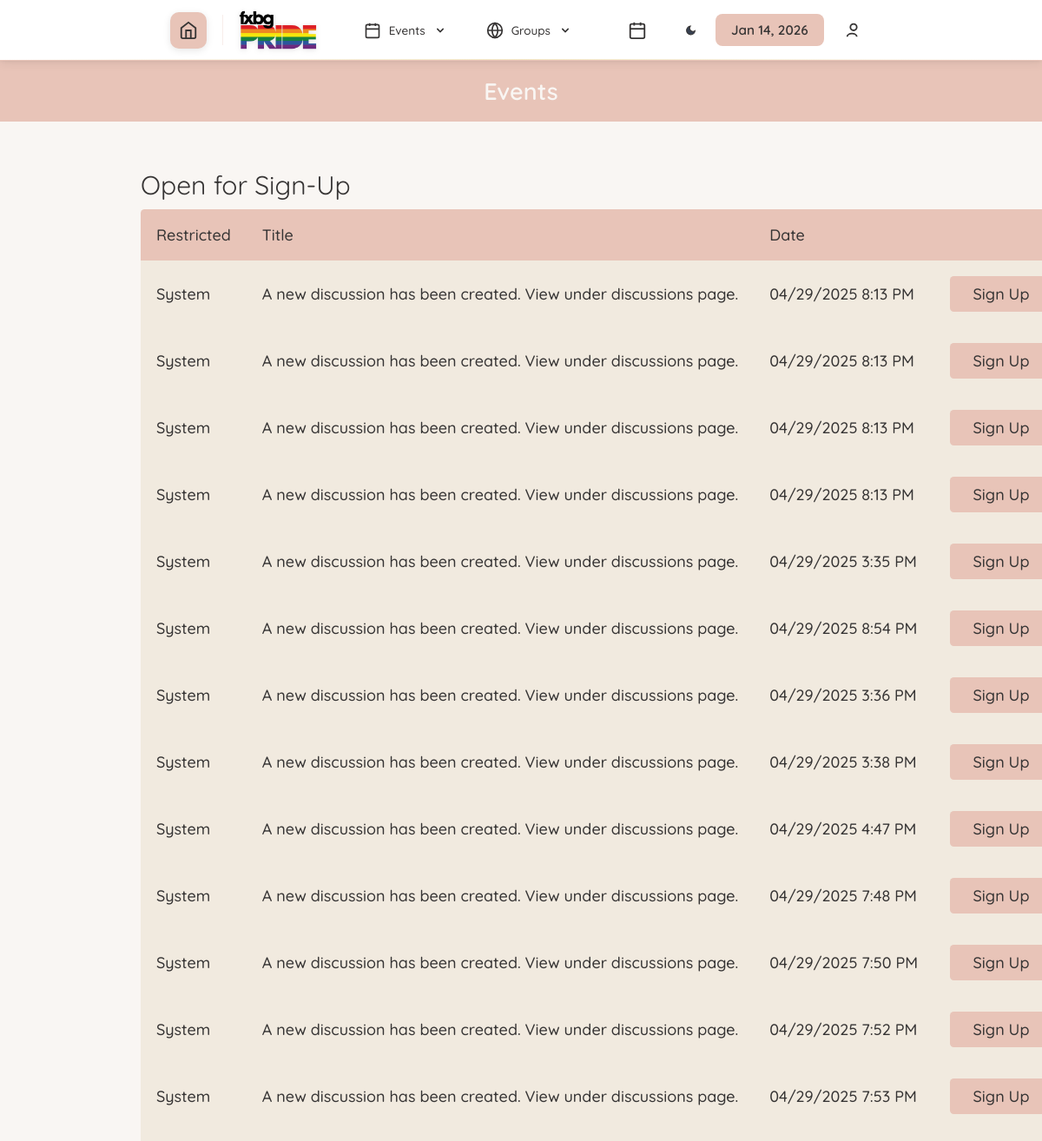
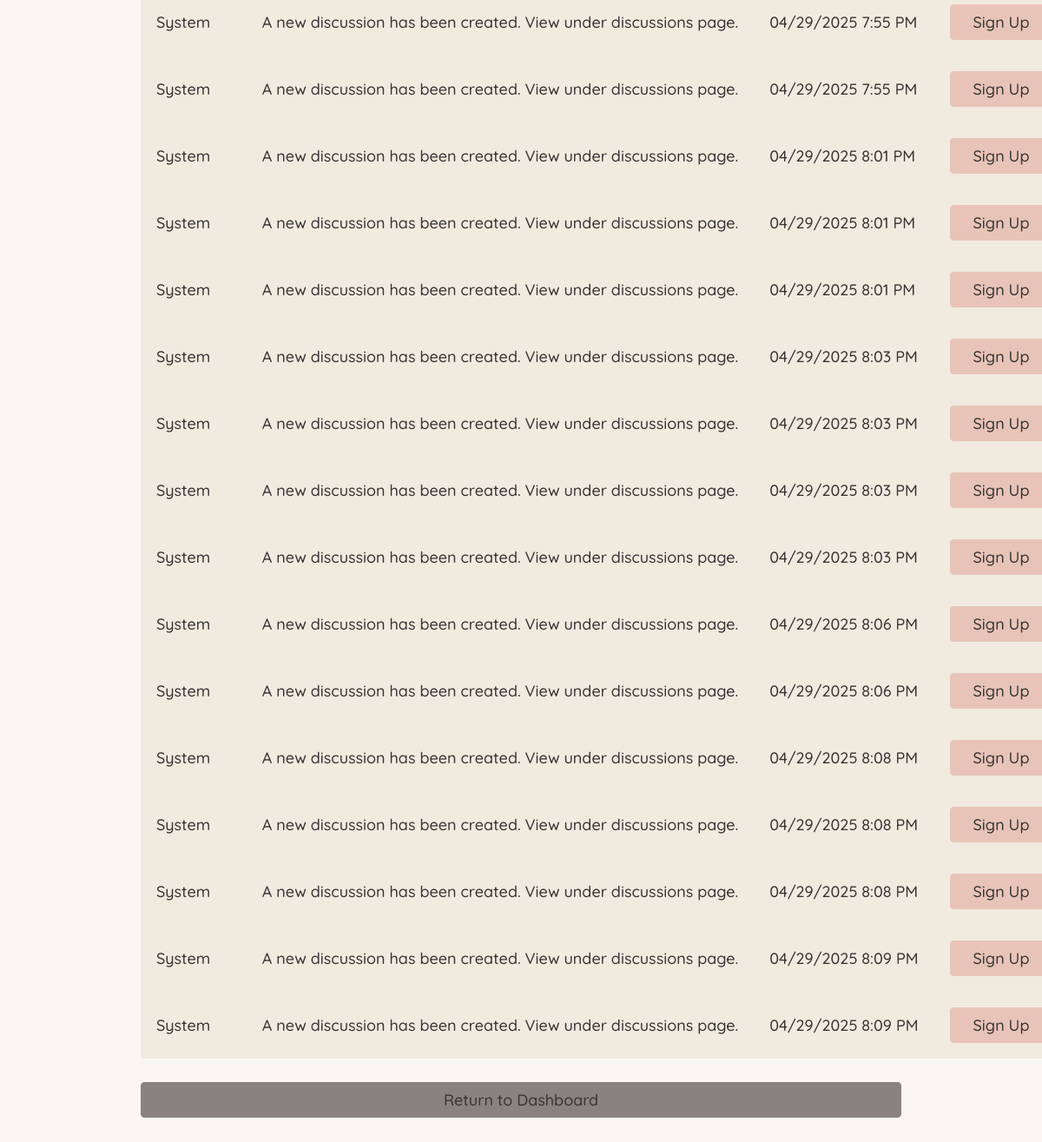
Page /viewEventsForSignUp.php (signed in) on the earlier database version (2 pictures, top to bottom).
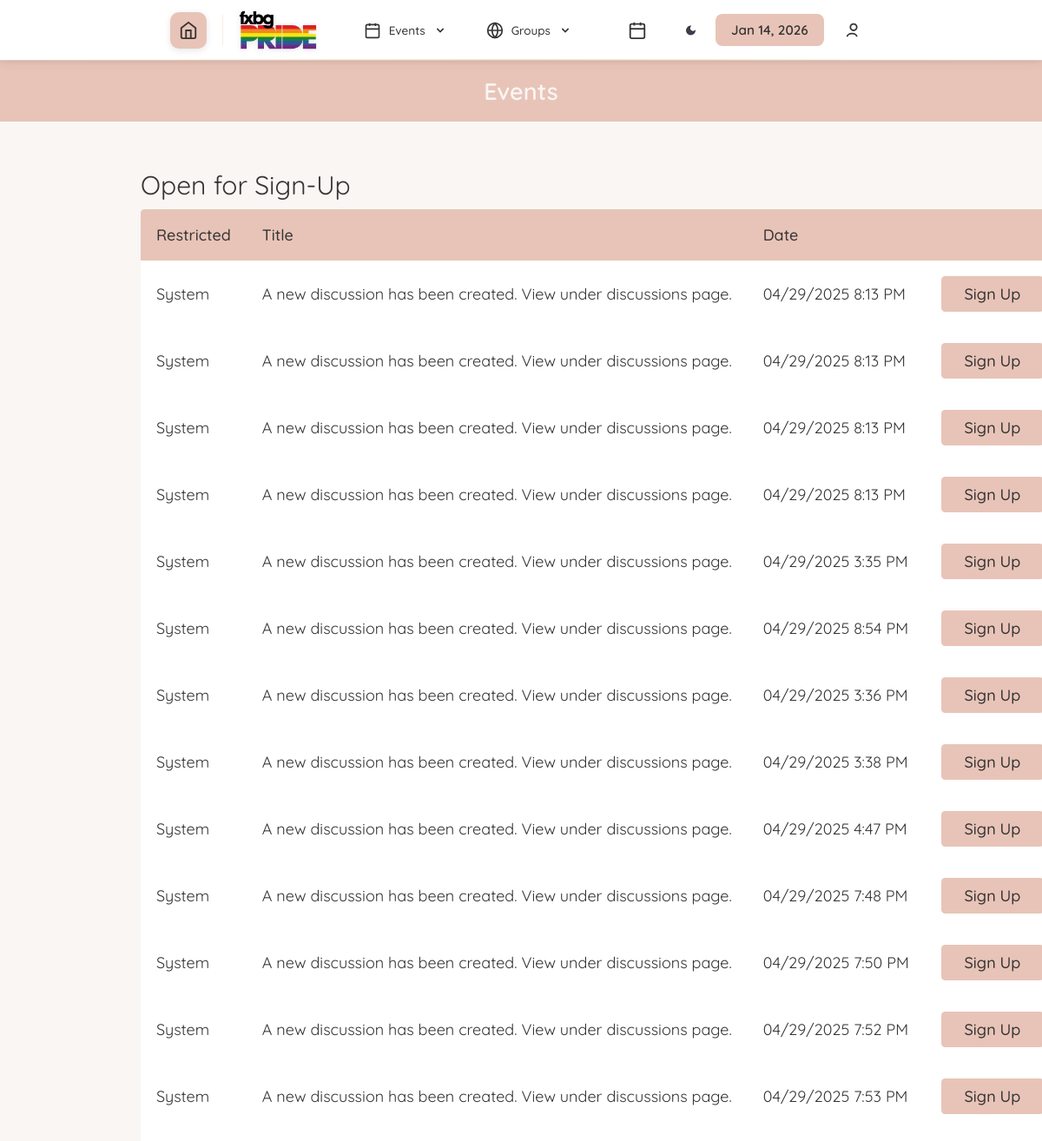
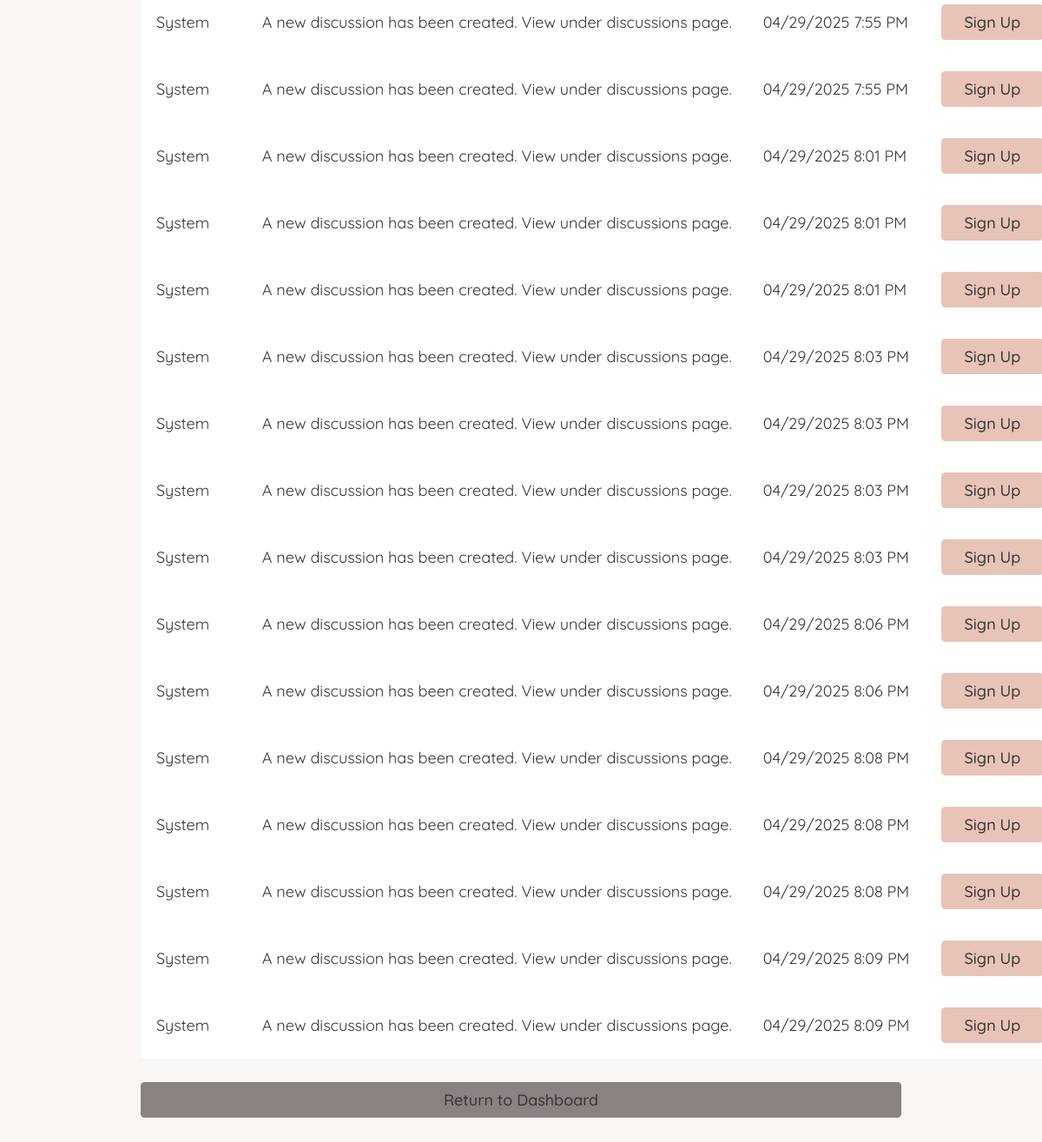
Same page on the later database version (2 pictures, top to bottom).
### tables this page shows
CREATE TABLE `dbmessages` (
  `id` int(11) NOT NULL,
  `senderID` varchar(256) NOT NULL,
  `recipientID` varchar(256) NOT NULL,
  `title` varchar(256) NOT NULL,
  `body` text NOT NULL,
  `time` varchar(16) NOT NULL,
  `wasRead` tinyint(1) NOT NULL DEFAULT 0,
  `prioritylevel` tinyint(4) NOT NULL DEFAULT 0
);

### database/dbMessages.php (called while the page is built, shortened)
<?php
function get_user_messages($userID) {
    $query = "select * from dbmessages
              where recipientID='$userID'
              order by prioritylevel desc";
    $connection = connect();
    $result = mysqli_query($connection, $query);
    $messages = mysqli_fetch_all($result, MYSQLI_ASSOC);
    return $messages;
}

### database/dbPersons.php (called while the page is built, shortened)
<?php
    function get_name_from_id($id) {
        if ($id == 'vmsroot') {
            return 'System';
        }
        $query = "select first_name, last_name from dbpersons
            where id='$id'";
        $connection = connect();
        $result = mysqli_query($connection, $query);
        $row = mysqli_fetch_assoc($result);
        return $row['first_name'] . ' ' . $row['last_name'];
    }

### include/output.php (called while the page is built, shortened)
<?php
    function hsc($input) {
        return htmlspecialchars($input ?? '');
    }
    function time24hTo12h($time) {
        $hour = substr($time, 0, 2);
        $minute = substr($time, 3, 2);
        $hour = intval($hour);
        if ($hour < 12) {
            if ($hour == 0) {
                $hour = 12;
            }
            return hsc($hour . ':' . $minute . ' AM');
        } else if ($hour > 12) {
            $hour -= 12;
        }
        return hsc($hour . ':' . $minute . ' PM');
    }

### viewEventsForSignUp.php (the view, shortened to what this page needs)
<?php
    $userID = null;
    if (isset($_SESSION['_id'])) {
        $userID = $_SESSION['_id'];
    }
?>
<!DOCTYPE html>
<html>
    <head>
        <?php require_once('universal.inc') ?>
        <link rel="stylesheet" href="css/messages.css"></link>
    </head>
    <body>
        <?php require_once('header.php') ?>
        <h1>Events</h1>
        <main class="general">
            <h2>Open for Sign-Up</h2>
            <?php
                require_once('database/dbMessages.php');
                $messages = get_user_messages($userID);
                if (count($messages) > 0): ?>
                <div class="table-wrapper">
                    <table class="general">
                        <thead>
                            <tr>
                                <th style="width:1px">Restricted</th>
                                <th>Title</th>
                                <th style="width:1px">Date</th>
                                <th style="width:1px"></th>
                            </tr>
                        </thead>
                        <tbody class="standout">
                            <?php
                                require_once('database/dbPersons.php');
                                require_once('include/output.php');
                                $id_to_name_hash = [];
                                foreach ($messages as $message) {
                                    $sender = $message['senderID'];
                                    if (isset($id_to_name_hash[$sender])) {
                                        $sender = $id_to_name_hash[$sender];
                                    } else {
                                        $lookup = get_name_from_id($sender);
                                        $id_to_name_hash[$sender] = $lookup;
                                        $sender = $lookup;
                                    }
                                    $messageID = $message['id'];
                                    $title = $message['title'];
                                    $timePacked = $message['time'];
                                    $pieces = explode('-', $timePacked);
                                    $year = $pieces[0];
                                    $month = $pieces[1];
                                    $day = $pieces[2];
                                    $time = time24hto12h($pieces[3]);
                                    $class = 'message';
                                    if (!$message['wasRead']) {
                                        $class .= ' unread';
                                    }
                                    echo "
                                        <tr class='$class' data-message-id='$messageID'>
                                            <td>$sender</td>
                                            <td>$title</td>
                                            <td>$month/$day/$year $time</td>
                                            <td> <a class='button sign-up' href='eventSignUp.php'>Sign Up</a> </td>
                                        </tr>";
                                }
                            ?>
                        </tbody>
                    </table>
                </div>
            <?php else: ?>
                <p class="no-events standout">There are currently no events available for sign-up.</p>
            <?php endif ?>
            <a class="button cancel" href="index.php">Return to Dashboard</a>
        </main>
    </body>
</html>

Differences in the rows shown:
changed dbmessages (number 1 of 29 on the later page): wasRead 0 → 1 (drawn)
changed dbmessages (number 2 of 29 on the later page): wasRead 0 → 1 (drawn)
changed dbmessages (number 3 of 29 on the later page): wasRead 0 → 1 (drawn)
changed dbmessages (number 4 of 29 on the later page): wasRead 0 → 1 (drawn)
changed dbmessages "3:35 PM": wasRead 0 → 1 (drawn)
changed dbmessages "8:54 PM": wasRead 0 → 1 (drawn)
changed dbmessages "3:36 PM": wasRead 0 → 1 (drawn)
changed dbmessages "3:38 PM": wasRead 0 → 1 (drawn)
changed dbmessages "4:47 PM": wasRead 0 → 1 (drawn)
changed dbmessages "7:48 PM": wasRead 0 → 1 (drawn)
changed dbmessages "7:50 PM": wasRead 0 → 1 (drawn)
changed dbmessages "7:52 PM": wasRead 0 → 1 (drawn)
changed dbmessages "7:53 PM": wasRead 0 → 1 (drawn)
changed dbmessages (number 14 of 29 on the later page): wasRead 0 → 1 (drawn)
changed dbmessages (number 15 of 29 on the later page): wasRead 0 → 1 (drawn)
changed dbmessages (number 16 of 29 on the later page): wasRead 0 → 1 (drawn)
changed dbmessages (number 17 of 29 on the later page): wasRead 0 → 1 (drawn)
changed dbmessages (number 18 of 29 on the later page): wasRead 0 → 1 (drawn)
changed dbmessages (number 19 of 29 on the later page): wasRead 0 → 1 (drawn)
changed dbmessages (number 20 of 29 on the later page): wasRead 0 → 1 (drawn)
changed dbmessages (number 21 of 29 on the later page): wasRead 0 → 1 (drawn)
changed dbmessages (number 22 of 29 on the later page): wasRead 0 → 1 (drawn)
changed dbmessages (number 23 of 29 on the later page): wasRead 0 → 1 (drawn)
changed dbmessages (number 24 of 29 on the later page): wasRead 0 → 1 (drawn)
changed dbmessages (number 25 of 29 on the later page): wasRead 0 → 1 (drawn)
changed dbmessages (number 26 of 29 on the later page): wasRead 0 → 1 (drawn)
changed dbmessages (number 27 of 29 on the later page): wasRead 0 → 1 (drawn)
changed dbmessages (number 28 of 29 on the later page): wasRead 0 → 1 (drawn)
changed dbmessages (number 29 of 29 on the later page): wasRead 0 → 1 (drawn)
